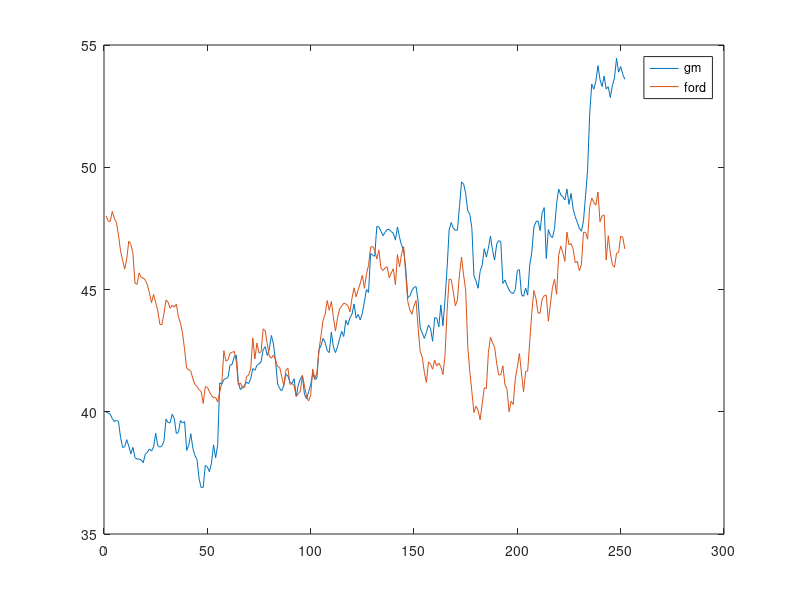

This figure's MATLAB source:
load fordstock.mat
load gmstock.mat

time=1:length(gm);
plot(time,gm,time,ford);
legend('gm','ford');

% 1. How many days did the GM stock close above $45 or below $40?

days = sum(gm>45 | gm<40);
fprintf("GM stock closed above $45 or below $40 on %d days.\n", days)

% 2. How many days did the GM stock close between $40 and $45, inclusive?

days = sum(gm>=40 & gm<=45);
fprintf("GM stock closed between $40 and $45 on %d days.\n", days)

% 3. How many days did the Ford stock close higher than the GM’s?

days = sum(ford>gm);
fprintf("Ford stock closed higher than GM stock on %d days.\n", days)

% 4. On what day did Ford fall below GM for the first time and what was the stock price?

days = find(ford < gm);
fellDay = days(1,1);
price = ford(fellDay);
fprintf("Ford stock first fell below GM stock on trading day %d at closing price $%.2f.\n", fellDay, price)

% 5. On a certain day the GM stock closed higher than Ford and never fell back. Which day was it?

fordHigher = find(gm < ford);
day = fordHigher(end) + 1;
price = gm(day);
fprintf("GM stock closed higher than Ford stock on trading day %d and never fell back. It's price was $%.2f.\n", day, price);
